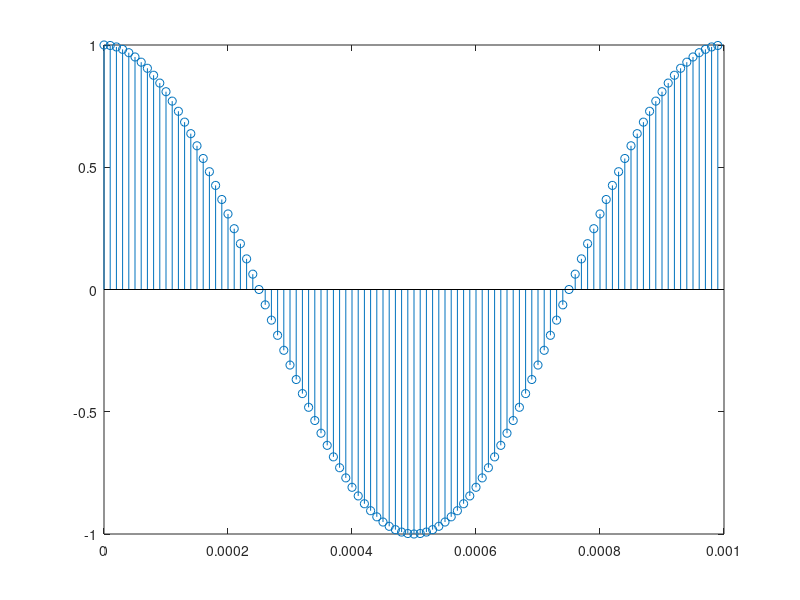

This chart was generated by the following MATLAB code:
% MATLAB CODE

% SIN WAVE
P = 1e-3;
n = 100;
Ts = P/n;
f = 1/P;
x = 0:Ts:P-Ts;
y = sin(2 * pi * f * x);
stem(x,y);

% SQUARE WAVE
P = 1e-3;
n = 100;
Ts = P/n;
f = 1/P;
x = 0:Ts:P-Ts;
y = square(2 * pi * f * x);
stem(x,y);

% TRIANGLE WAVE
P = 1e-3;
n = 100;
Ts = P/n;
f = 1/P;
x = 0:Ts:P-Ts;
y = sawtooth(2 * pi * f * x);
stem(x,y);

% COS WAVE
P = 1e-3;
n = 100;
Ts = P/n;
f = 1/P;
x = 0:Ts:P-Ts;
y = cos(2 * pi * f * x);
stem(x,y);